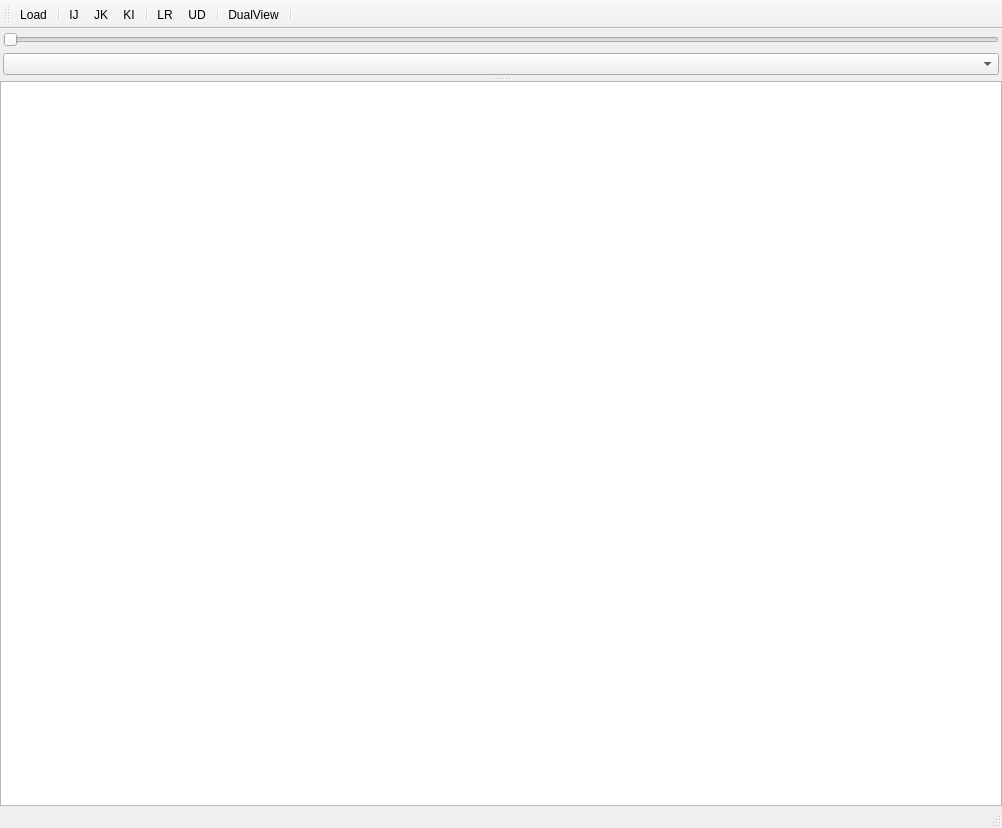
<?xml version="1.0" encoding="UTF-8"?>
<ui version="4.0">
 <class>BigViewWindow</class>
 <widget class="QMainWindow" name="BigViewWindow">
  <property name="geometry">
   <rect>
    <x>0</x>
    <y>0</y>
    <width>1002</width>
    <height>828</height>
   </rect>
  </property>
  <property name="sizePolicy">
   <sizepolicy hsizetype="Preferred" vsizetype="Preferred">
    <horstretch>0</horstretch>
    <verstretch>0</verstretch>
   </sizepolicy>
  </property>
  <property name="acceptDrops">
   <bool>true</bool>
  </property>
  <property name="windowTitle">
   <string>Lemon - Multi Slices Viewer</string>
  </property>
  <widget class="QWidget" name="centralwidget">
   <layout class="QHBoxLayout" name="horizontalLayout">
    <property name="margin">
     <number>0</number>
    </property>
    <item>
     <widget class="QSplitter" name="splitter">
      <property name="orientation">
       <enum>Qt::Vertical</enum>
      </property>
      <widget class="QStackedWidget" name="stackedWidget">
       <property name="sizePolicy">
        <sizepolicy hsizetype="Minimum" vsizetype="Minimum">
         <horstretch>0</horstretch>
         <verstretch>0</verstretch>
        </sizepolicy>
       </property>
       <property name="minimumSize">
        <size>
         <width>0</width>
         <height>0</height>
        </size>
       </property>
       <property name="maximumSize">
        <size>
         <width>16777215</width>
         <height>48</height>
        </size>
       </property>
       <property name="currentIndex">
        <number>0</number>
       </property>
       <widget class="QWidget" name="page">
        <layout class="QVBoxLayout" name="verticalLayout">
         <property name="leftMargin">
          <number>3</number>
         </property>
         <property name="topMargin">
          <number>3</number>
         </property>
         <property name="rightMargin">
          <number>3</number>
         </property>
         <property name="bottomMargin">
          <number>0</number>
         </property>
         <item>
          <layout class="QHBoxLayout" name="controlLayout"/>
         </item>
         <item>
          <widget class="QDualSlider" name="intensitySlider">
           <property name="sizePolicy">
            <sizepolicy hsizetype="Expanding" vsizetype="Fixed">
             <horstretch>0</horstretch>
             <verstretch>0</verstretch>
            </sizepolicy>
           </property>
           <property name="minimumSize">
            <size>
             <width>100</width>
             <height>0</height>
            </size>
           </property>
           <property name="maximum">
            <number>10000</number>
           </property>
           <property name="orientation">
            <enum>Qt::Horizontal</enum>
           </property>
          </widget>
         </item>
         <item>
          <widget class="QComboBox" name="fileList">
           <property name="sizePolicy">
            <sizepolicy hsizetype="MinimumExpanding" vsizetype="Fixed">
             <horstretch>0</horstretch>
             <verstretch>0</verstretch>
            </sizepolicy>
           </property>
          </widget>
         </item>
        </layout>
       </widget>
       <widget class="QWidget" name="page_2"/>
      </widget>
      <widget class="QGraphicsVolumeView" name="graphicsView">
       <property name="baseSize">
        <size>
         <width>0</width>
         <height>0</height>
        </size>
       </property>
       <property name="contextMenuPolicy">
        <enum>Qt::ActionsContextMenu</enum>
       </property>
       <property name="backgroundBrush">
        <brush brushstyle="SolidPattern">
         <color alpha="255">
          <red>0</red>
          <green>0</green>
          <blue>0</blue>
         </color>
        </brush>
       </property>
       <property name="dragMode">
        <enum>QGraphicsView::ScrollHandDrag</enum>
       </property>
      </widget>
     </widget>
    </item>
   </layout>
  </widget>
  <widget class="QMenuBar" name="menubar">
   <property name="geometry">
    <rect>
     <x>0</x>
     <y>0</y>
     <width>1002</width>
     <height>22</height>
    </rect>
   </property>
  </widget>
  <widget class="QStatusBar" name="statusbar"/>
  <widget class="QToolBar" name="toolBar">
   <property name="windowTitle">
    <string>toolBar</string>
   </property>
   <attribute name="toolBarArea">
    <enum>TopToolBarArea</enum>
   </attribute>
   <attribute name="toolBarBreak">
    <bool>false</bool>
   </attribute>
   <addaction name="actionLoad"/>
   <addaction name="separator"/>
   <addaction name="actionIJ"/>
   <addaction name="actionJK"/>
   <addaction name="actionKI"/>
   <addaction name="separator"/>
   <addaction name="actionLR"/>
   <addaction name="actionUD"/>
   <addaction name="separator"/>
   <addaction name="actionDualView"/>
   <addaction name="separator"/>
  </widget>
  <action name="actionShowMenu">
   <property name="checkable">
    <bool>true</bool>
   </property>
   <property name="icon">
    <iconset resource="bigViewWindow.qrc">
     <normaloff>:/Icons/Images/Photos-icon.png</normaloff>:/Icons/Images/Photos-icon.png</iconset>
   </property>
   <property name="text">
    <string>Show Menu</string>
   </property>
   <property name="toolTip">
    <string>Show Intensity Control Menu</string>
   </property>
  </action>
  <action name="actionLoad">
   <property name="icon">
    <iconset resource="bigViewWindow.qrc">
     <normaloff>:/Icons/Images/folder-icon.png</normaloff>:/Icons/Images/folder-icon.png</iconset>
   </property>
   <property name="text">
    <string>Load</string>
   </property>
   <property name="toolTip">
    <string>Load an image</string>
   </property>
  </action>
  <action name="actionIJ">
   <property name="checkable">
    <bool>true</bool>
   </property>
   <property name="text">
    <string>IJ</string>
   </property>
   <property name="toolTip">
    <string>Axial View</string>
   </property>
  </action>
  <action name="actionJK">
   <property name="checkable">
    <bool>true</bool>
   </property>
   <property name="text">
    <string>JK</string>
   </property>
   <property name="toolTip">
    <string>Sagittal View</string>
   </property>
  </action>
  <action name="actionKI">
   <property name="checkable">
    <bool>true</bool>
   </property>
   <property name="text">
    <string>KI</string>
   </property>
   <property name="toolTip">
    <string>Coronal View</string>
   </property>
  </action>
  <action name="actionLR">
   <property name="checkable">
    <bool>true</bool>
   </property>
   <property name="text">
    <string>LR</string>
   </property>
   <property name="toolTip">
    <string>Flip left and right</string>
   </property>
  </action>
  <action name="actionUD">
   <property name="checkable">
    <bool>true</bool>
   </property>
   <property name="text">
    <string>UD</string>
   </property>
   <property name="toolTip">
    <string>Up and Down</string>
   </property>
  </action>
  <action name="actionDualView">
   <property name="text">
    <string>DualView</string>
   </property>
   <property name="toolTip">
    <string>Open dual image viewer</string>
   </property>
  </action>
  <action name="actionLoadToLeft">
   <property name="text">
    <string>Load To Left (Dual)</string>
   </property>
   <property name="toolTip">
    <string>Load to the left graphics of dual view</string>
   </property>
  </action>
  <action name="actionLoadToRight">
   <property name="text">
    <string>Load To Right (Dual)</string>
   </property>
   <property name="toolTip">
    <string>Load to the right graphics of dual view</string>
   </property>
  </action>
 </widget>
 <customwidgets>
  <customwidget>
   <class>QGraphicsVolumeView</class>
   <extends>QGraphicsView</extends>
   <header>qgraphicsvolumeview.h</header>
  </customwidget>
  <customwidget>
   <class>QDualSlider</class>
   <extends>QSlider</extends>
   <header>qdualslider.h</header>
  </customwidget>
 </customwidgets>
 <resources>
  <include location="bigViewWindow.qrc"/>
 </resources>
 <connections/>
</ui>
